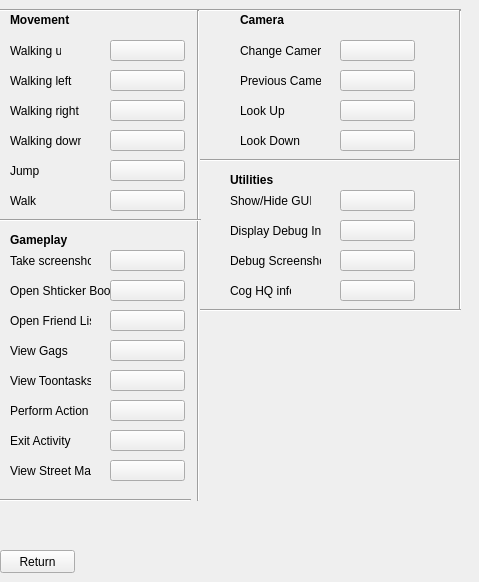
   <widget class="QWidget" name="Content_Pack">
    <property name="maximumSize">
     <size>
      <width>800</width>
      <height>600</height>
     </size>
    </property>
    <attribute name="title">
     <string>Controls</string>
    </attribute>
    <widget class="QPushButton" name="returnButton_4">
     <property name="geometry">
      <rect>
       <x>0</x>
       <y>550</y>
       <width>75</width>
       <height>23</height>
      </rect>
     </property>
     <property name="text">
      <string>Return</string>
     </property>
    </widget>
    <widget class="QLabel" name="label_3">
     <property name="geometry">
      <rect>
       <x>10</x>
       <y>40</y>
       <width>51</width>
       <height>21</height>
      </rect>
     </property>
     <property name="text">
      <string>Walking up</string>
     </property>
    </widget>
    <widget class="QPushButton" name="walkUpButton">
     <property name="geometry">
      <rect>
       <x>110</x>
       <y>40</y>
       <width>75</width>
       <height>21</height>
      </rect>
     </property>
     <property name="text">
      <string/>
     </property>
    </widget>
    <widget class="QLabel" name="label_4">
     <property name="geometry">
      <rect>
       <x>10</x>
       <y>70</y>
       <width>71</width>
       <height>21</height>
      </rect>
     </property>
     <property name="text">
      <string>Walking left</string>
     </property>
    </widget>
    <widget class="QPushButton" name="walkLeftButton">
     <property name="geometry">
      <rect>
       <x>110</x>
       <y>70</y>
       <width>75</width>
       <height>21</height>
      </rect>
     </property>
     <property name="text">
      <string/>
     </property>
    </widget>
    <widget class="QLabel" name="label_5">
     <property name="geometry">
      <rect>
       <x>10</x>
       <y>100</y>
       <width>71</width>
       <height>21</height>
      </rect>
     </property>
     <property name="text">
      <string>Walking right</string>
     </property>
    </widget>
    <widget class="QPushButton" name="walkDownButton">
     <property name="geometry">
      <rect>
       <x>110</x>
       <y>130</y>
       <width>75</width>
       <height>21</height>
      </rect>
     </property>
     <property name="text">
      <string/>
     </property>
    </widget>
    <widget class="QLabel" name="label_6">
     <property name="geometry">
      <rect>
       <x>10</x>
       <y>130</y>
       <width>71</width>
       <height>21</height>
      </rect>
     </property>
     <property name="text">
      <string>Walking down</string>
     </property>
    </widget>
    <widget class="QPushButton" name="walkRightButton">
     <property name="geometry">
      <rect>
       <x>110</x>
       <y>100</y>
       <width>75</width>
       <height>21</height>
      </rect>
     </property>
     <property name="text">
      <string/>
     </property>
    </widget>
    <widget class="QLabel" name="label_7">
     <property name="geometry">
      <rect>
       <x>10</x>
       <y>160</y>
       <width>71</width>
       <height>21</height>
      </rect>
     </property>
     <property name="text">
      <string>Jump</string>
     </property>
    </widget>
    <widget class="QPushButton" name="jumpButton">
     <property name="geometry">
      <rect>
       <x>110</x>
       <y>160</y>
       <width>75</width>
       <height>21</height>
      </rect>
     </property>
     <property name="text">
      <string/>
     </property>
    </widget>
    <widget class="QLabel" name="label_8">
     <property name="geometry">
      <rect>
       <x>10</x>
       <y>190</y>
       <width>71</width>
       <height>21</height>
      </rect>
     </property>
     <property name="text">
      <string>Walk</string>
     </property>
    </widget>
    <widget class="QPushButton" name="walkButton">
     <property name="geometry">
      <rect>
       <x>110</x>
       <y>190</y>
       <width>75</width>
       <height>21</height>
      </rect>
     </property>
     <property name="text">
      <string/>
     </property>
    </widget>
    <widget class="QLabel" name="label_9">
     <property name="geometry">
      <rect>
       <x>10</x>
       <y>10</y>
       <width>61</width>
       <height>21</height>
      </rect>
     </property>
     <property name="text">
      <string>&lt;html&gt;&lt;head/&gt;&lt;body&gt;&lt;p&gt;&lt;span style=&quot; font-weight:600;&quot;&gt;Movement&lt;/span&gt;&lt;/p&gt;&lt;/body&gt;&lt;/html&gt;</string>
     </property>
    </widget>
    <widget class="QLabel" name="label_10">
     <property name="geometry">
      <rect>
       <x>10</x>
       <y>230</y>
       <width>61</width>
       <height>21</height>
      </rect>
     </property>
     <property name="text">
      <string>&lt;html&gt;&lt;head/&gt;&lt;body&gt;&lt;p&gt;&lt;span style=&quot; font-weight:600;&quot;&gt;Gameplay&lt;/span&gt;&lt;/p&gt;&lt;/body&gt;&lt;/html&gt;</string>
     </property>
    </widget>
    <widget class="QLabel" name="label_11">
     <property name="geometry">
      <rect>
       <x>10</x>
       <y>250</y>
       <width>81</width>
       <height>21</height>
      </rect>
     </property>
     <property name="text">
      <string>Take screenshot</string>
     </property>
    </widget>
    <widget class="QLabel" name="label_12">
     <property name="geometry">
      <rect>
       <x>10</x>
       <y>280</y>
       <width>101</width>
       <height>21</height>
      </rect>
     </property>
     <property name="text">
      <string>Open Shticker Book</string>
     </property>
    </widget>
    <widget class="QLabel" name="label_13">
     <property name="geometry">
      <rect>
       <x>10</x>
       <y>310</y>
       <width>81</width>
       <height>21</height>
      </rect>
     </property>
     <property name="text">
      <string>Open Friend List</string>
     </property>
    </widget>
    <widget class="QLabel" name="label_14">
     <property name="geometry">
      <rect>
       <x>10</x>
       <y>340</y>
       <width>81</width>
       <height>21</height>
      </rect>
     </property>
     <property name="text">
      <string>View Gags</string>
     </property>
    </widget>
    <widget class="QLabel" name="label_15">
     <property name="geometry">
      <rect>
       <x>10</x>
       <y>370</y>
       <width>81</width>
       <height>21</height>
      </rect>
     </property>
     <property name="text">
      <string>View Toontasks</string>
     </property>
    </widget>
    <widget class="QLabel" name="label_16">
     <property name="geometry">
      <rect>
       <x>10</x>
       <y>400</y>
       <width>81</width>
       <height>21</height>
      </rect>
     </property>
     <property name="text">
      <string>Perform Action</string>
     </property>
    </widget>
    <widget class="QPushButton" name="takeScreenButton">
     <property name="geometry">
      <rect>
       <x>110</x>
       <y>250</y>
       <width>75</width>
       <height>21</height>
      </rect>
     </property>
     <property name="text">
      <string/>
     </property>
    </widget>
    <widget class="QPushButton" name="openBookButton">
     <property name="geometry">
      <rect>
       <x>110</x>
       <y>280</y>
       <width>75</width>
       <height>21</height>
      </rect>
     </property>
     <property name="text">
      <string/>
     </property>
    </widget>
    <widget class="QPushButton" name="openFriendsButton">
     <property name="geometry">
      <rect>
       <x>110</x>
       <y>310</y>
       <width>75</width>
       <height>21</height>
      </rect>
     </property>
     <property name="text">
      <string/>
     </property>
    </widget>
    <widget class="QPushButton" name="viewGagsButtons">
     <property name="geometry">
      <rect>
       <x>110</x>
       <y>340</y>
       <width>75</width>
       <height>21</height>
      </rect>
     </property>
     <property name="text">
      <string/>
     </property>
    </widget>
    <widget class="QPushButton" name="viewToontasksButton">
     <property name="geometry">
      <rect>
       <x>110</x>
       <y>370</y>
       <width>75</width>
       <height>21</height>
      </rect>
     </property>
     <property name="text">
      <string/>
     </property>
    </widget>
    <widget class="QPushButton" name="performActionButton">
     <property name="geometry">
      <rect>
       <x>110</x>
       <y>400</y>
       <width>75</width>
       <height>21</height>
      </rect>
     </property>
     <property name="text">
      <string/>
     </property>
    </widget>
    <widget class="QLabel" name="label_17">
     <property name="geometry">
      <rect>
       <x>10</x>
       <y>430</y>
       <width>81</width>
       <height>21</height>
      </rect>
     </property>
     <property name="text">
      <string>Exit Activity</string>
     </property>
    </widget>
    <widget class="QLabel" name="label_18">
     <property name="geometry">
      <rect>
       <x>10</x>
       <y>460</y>
       <width>81</width>
       <height>21</height>
      </rect>
     </property>
     <property name="text">
      <string>View Street Map</string>
     </property>
    </widget>
    <widget class="QPushButton" name="exitActivityButton">
     <property name="geometry">
      <rect>
       <x>110</x>
       <y>430</y>
       <width>75</width>
       <height>21</height>
      </rect>
     </property>
     <property name="text">
      <string/>
     </property>
    </widget>
    <widget class="QPushButton" name="viewMapButton">
     <property name="geometry">
      <rect>
       <x>110</x>
       <y>460</y>
       <width>75</width>
       <height>21</height>
      </rect>
     </property>
     <property name="text">
      <string/>
     </property>
    </widget>
    <widget class="QLabel" name="label_19">
     <property name="geometry">
      <rect>
       <x>240</x>
       <y>10</y>
       <width>51</width>
       <height>21</height>
      </rect>
     </property>
     <property name="text">
      <string>&lt;html&gt;&lt;head/&gt;&lt;body&gt;&lt;p&gt;&lt;span style=&quot; font-weight:600;&quot;&gt;Camera&lt;/span&gt;&lt;/p&gt;&lt;/body&gt;&lt;/html&gt;</string>
     </property>
     <property name="textFormat">
      <enum>Qt::AutoText</enum>
     </property>
    </widget>
    <widget class="QLabel" name="label_20">
     <property name="geometry">
      <rect>
       <x>240</x>
       <y>40</y>
       <width>81</width>
       <height>21</height>
      </rect>
     </property>
     <property name="text">
      <string>Change Camera</string>
     </property>
    </widget>
    <widget class="QLabel" name="label_21">
     <property name="geometry">
      <rect>
       <x>240</x>
       <y>70</y>
       <width>81</width>
       <height>21</height>
      </rect>
     </property>
     <property name="text">
      <string>Previous Camera</string>
     </property>
    </widget>
    <widget class="QLabel" name="label_22">
     <property name="geometry">
      <rect>
       <x>240</x>
       <y>100</y>
       <width>81</width>
       <height>21</height>
      </rect>
     </property>
     <property name="text">
      <string>Look Up</string>
     </property>
    </widget>
    <widget class="QLabel" name="label_23">
     <property name="geometry">
      <rect>
       <x>240</x>
       <y>130</y>
       <width>81</width>
       <height>21</height>
      </rect>
     </property>
     <property name="text">
      <string>Look Down</string>
     </property>
    </widget>
    <widget class="QPushButton" name="changeCameraButton">
     <property name="geometry">
      <rect>
       <x>340</x>
       <y>40</y>
       <width>75</width>
       <height>21</height>
      </rect>
     </property>
     <property name="text">
      <string/>
     </property>
    </widget>
    <widget class="QPushButton" name="PreviousCameraButton">
     <property name="geometry">
      <rect>
       <x>340</x>
       <y>70</y>
       <width>75</width>
       <height>21</height>
      </rect>
     </property>
     <property name="text">
      <string/>
     </property>
    </widget>
    <widget class="QPushButton" name="lookUpButton">
     <property name="geometry">
      <rect>
       <x>340</x>
       <y>100</y>
       <width>75</width>
       <height>21</height>
      </rect>
     </property>
     <property name="text">
      <string/>
     </property>
    </widget>
    <widget class="QPushButton" name="lookDownButton">
     <property name="geometry">
      <rect>
       <x>340</x>
       <y>130</y>
       <width>75</width>
       <height>21</height>
      </rect>
     </property>
     <property name="text">
      <string/>
     </property>
    </widget>
    <widget class="QLabel" name="label_24">
     <property name="geometry">
      <rect>
       <x>230</x>
       <y>170</y>
       <width>81</width>
       <height>21</height>
      </rect>
     </property>
     <property name="text">
      <string>&lt;html&gt;&lt;head/&gt;&lt;body&gt;&lt;p&gt;&lt;span style=&quot; font-weight:600;&quot;&gt;Utilities&lt;/span&gt;&lt;/p&gt;&lt;/body&gt;&lt;/html&gt;</string>
     </property>
    </widget>
    <widget class="QLabel" name="label_25">
     <property name="geometry">
      <rect>
       <x>230</x>
       <y>190</y>
       <width>81</width>
       <height>21</height>
      </rect>
     </property>
     <property name="text">
      <string>Show/Hide GUI</string>
     </property>
    </widget>
    <widget class="Line" name="line">
     <property name="geometry">
      <rect>
       <x>200</x>
       <y>0</y>
       <width>261</width>
       <height>20</height>
      </rect>
     </property>
     <property name="orientation">
      <enum>Qt::Horizontal</enum>
     </property>
    </widget>
    <widget class="Line" name="line_3">
     <property name="geometry">
      <rect>
       <x>200</x>
       <y>150</y>
       <width>261</width>
       <height>20</height>
      </rect>
     </property>
     <property name="orientation">
      <enum>Qt::Horizontal</enum>
     </property>
    </widget>
    <widget class="Line" name="line_4">
     <property name="geometry">
      <rect>
       <x>450</x>
       <y>10</y>
       <width>20</width>
       <height>301</height>
      </rect>
     </property>
     <property name="orientation">
      <enum>Qt::Vertical</enum>
     </property>
    </widget>
    <widget class="Line" name="line_6">
     <property name="geometry">
      <rect>
       <x>0</x>
       <y>0</y>
       <width>201</width>
       <height>20</height>
      </rect>
     </property>
     <property name="orientation">
      <enum>Qt::Horizontal</enum>
     </property>
    </widget>
    <widget class="Line" name="line_7">
     <property name="geometry">
      <rect>
       <x>190</x>
       <y>10</y>
       <width>16</width>
       <height>491</height>
      </rect>
     </property>
     <property name="orientation">
      <enum>Qt::Vertical</enum>
     </property>
    </widget>
    <widget class="Line" name="line_8">
     <property name="geometry">
      <rect>
       <x>0</x>
       <y>210</y>
       <width>201</width>
       <height>20</height>
      </rect>
     </property>
     <property name="orientation">
      <enum>Qt::Horizontal</enum>
     </property>
    </widget>
    <widget class="Line" name="line_9">
     <property name="geometry">
      <rect>
       <x>0</x>
       <y>490</y>
       <width>191</width>
       <height>20</height>
      </rect>
     </property>
     <property name="orientation">
      <enum>Qt::Horizontal</enum>
     </property>
    </widget>
    <widget class="QPushButton" name="showAndHideButton">
     <property name="geometry">
      <rect>
       <x>340</x>
       <y>190</y>
       <width>75</width>
       <height>21</height>
      </rect>
     </property>
     <property name="text">
      <string/>
     </property>
    </widget>
    <widget class="QLabel" name="label_26">
     <property name="geometry">
      <rect>
       <x>230</x>
       <y>220</y>
       <width>91</width>
       <height>21</height>
      </rect>
     </property>
     <property name="text">
      <string>Display Debug Info</string>
     </property>
    </widget>
    <widget class="QPushButton" name="displayDebugButton">
     <property name="geometry">
      <rect>
       <x>340</x>
       <y>220</y>
       <width>75</width>
       <height>21</height>
      </rect>
     </property>
     <property name="text">
      <string/>
     </property>
    </widget>
    <widget class="QLabel" name="label_27">
     <property name="geometry">
      <rect>
       <x>230</x>
       <y>250</y>
       <width>91</width>
       <height>21</height>
      </rect>
     </property>
     <property name="text">
      <string>Debug Screenshots</string>
     </property>
    </widget>
    <widget class="QPushButton" name="debugScreenButton">
     <property name="geometry">
      <rect>
       <x>340</x>
       <y>250</y>
       <width>75</width>
       <height>21</height>
      </rect>
     </property>
     <property name="text">
      <string/>
     </property>
    </widget>
    <widget class="QLabel" name="label_28">
     <property name="geometry">
      <rect>
       <x>230</x>
       <y>280</y>
       <width>61</width>
       <height>21</height>
      </rect>
     </property>
     <property name="text">
      <string>Cog HQ info</string>
     </property>
    </widget>
    <widget class="QPushButton" name="cogHQButton">
     <property name="geometry">
      <rect>
       <x>340</x>
       <y>280</y>
       <width>75</width>
       <height>21</height>
      </rect>
     </property>
     <property name="text">
      <string/>
     </property>
    </widget>
    <widget class="Line" name="line_5">
     <property name="geometry">
      <rect>
       <x>200</x>
       <y>300</y>
       <width>261</width>
       <height>20</height>
      </rect>
     </property>
     <property name="orientation">
      <enum>Qt::Horizontal</enum>
     </property>
    </widget>
   </widget>
